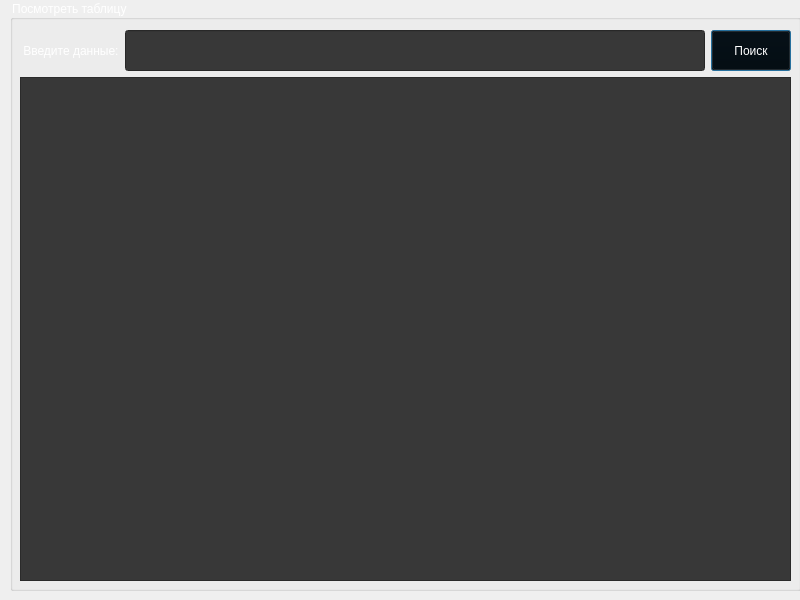
<?xml version="1.0" encoding="UTF-8"?>
<ui version="4.0">
 <class>UserWindow</class>
 <widget class="QDialog" name="UserWindow">
  <property name="geometry">
   <rect>
    <x>0</x>
    <y>0</y>
    <width>800</width>
    <height>600</height>
   </rect>
  </property>
  <property name="minimumSize">
   <size>
    <width>800</width>
    <height>600</height>
   </size>
  </property>
  <property name="maximumSize">
   <size>
    <width>800</width>
    <height>600</height>
   </size>
  </property>
  <property name="windowTitle">
   <string>Dialog</string>
  </property>
  <widget class="QGroupBox" name="groupBox_6">
   <property name="geometry">
    <rect>
     <x>10</x>
     <y>0</y>
     <width>791</width>
     <height>591</height>
    </rect>
   </property>
   <property name="styleSheet">
    <string notr="true">color: rgb(255, 255,255);</string>
   </property>
   <property name="title">
    <string>Посмотреть таблицу </string>
   </property>
   <widget class="QWidget" name="layoutWidget_7">
    <property name="geometry">
     <rect>
      <x>10</x>
      <y>30</y>
      <width>771</width>
      <height>551</height>
     </rect>
    </property>
    <layout class="QVBoxLayout" name="verticalLayout_13">
     <item>
      <layout class="QHBoxLayout" name="horizontalLayout_18">
       <item>
        <widget class="QLabel" name="label_23">
         <property name="minimumSize">
          <size>
           <width>0</width>
           <height>41</height>
          </size>
         </property>
         <property name="styleSheet">
          <string notr="true">color: rgb(255, 255,255);
font: 75 14pt &quot;MS Shell Dlg 2&quot;;
</string>
         </property>
         <property name="text">
          <string> Введите данные:</string>
         </property>
        </widget>
       </item>
       <item>
        <widget class="QLineEdit" name="ProgLine">
         <property name="minimumSize">
          <size>
           <width>0</width>
           <height>41</height>
          </size>
         </property>
         <property name="styleSheet">
          <string notr="true">font: 14pt &quot;MS Shell Dlg 2&quot;;
color: rgb(255, 255, 255);
background-color: rgb(56, 56, 56);</string>
         </property>
         <property name="text">
          <string/>
         </property>
        </widget>
       </item>
       <item>
        <widget class="QPushButton" name="TableProgress">
         <property name="minimumSize">
          <size>
           <width>0</width>
           <height>41</height>
          </size>
         </property>
         <property name="styleSheet">
          <string notr="true">background-color: rgb(0, 0, 0);
color: rgb(255, 255, 255);
font: 14pt &quot;MS Shell Dlg 2&quot;;</string>
         </property>
         <property name="text">
          <string>Поиск</string>
         </property>
        </widget>
       </item>
      </layout>
     </item>
     <item>
      <widget class="QTextEdit" name="ProgInfo">
       <property name="styleSheet">
        <string notr="true">font: 14pt &quot;MS Shell Dlg 2&quot;;
color: rgb(255, 255, 255);
background-color: rgb(56, 56, 56);</string>
       </property>
      </widget>
     </item>
    </layout>
   </widget>
  </widget>
 </widget>
 <resources/>
 <connections/>
</ui>
